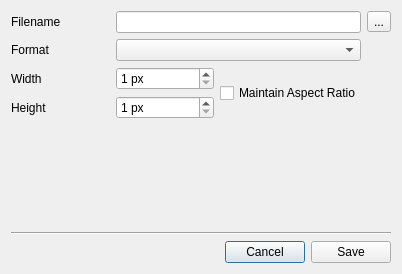
<?xml version="1.0" encoding="UTF-8"?>
<ui version="4.0">
 <class>SaveImageDialog</class>
 <widget class="QDialog" name="SaveImageDialog">
  <property name="geometry">
   <rect>
    <x>0</x>
    <y>0</y>
    <width>402</width>
    <height>274</height>
   </rect>
  </property>
  <property name="windowTitle">
   <string>Save Image</string>
  </property>
  <property name="windowIcon">
   <iconset resource="icons.qrc">
    <normaloff>:/fqplot/icons/FQPlot.png</normaloff>:/fqplot/icons/FQPlot.png</iconset>
  </property>
  <layout class="QVBoxLayout" name="verticalLayout">
   <item>
    <layout class="QGridLayout" name="gridLayout">
     <item row="2" column="1">
      <widget class="QSpinBox" name="ImageWidthSpin">
       <property name="suffix">
        <string> px</string>
       </property>
       <property name="minimum">
        <number>1</number>
       </property>
       <property name="maximum">
        <number>1000000</number>
       </property>
      </widget>
     </item>
     <item row="2" column="0">
      <widget class="QLabel" name="label_2">
       <property name="text">
        <string>Width</string>
       </property>
      </widget>
     </item>
     <item row="1" column="1" colspan="2">
      <widget class="QComboBox" name="ImageFormatCombo"/>
     </item>
     <item row="0" column="0">
      <widget class="QLabel" name="FilenameLabel">
       <property name="text">
        <string>Filename</string>
       </property>
      </widget>
     </item>
     <item row="0" column="1" colspan="2">
      <widget class="QLineEdit" name="FileNameEdit"/>
     </item>
     <item row="1" column="0">
      <widget class="QLabel" name="label">
       <property name="text">
        <string>Format</string>
       </property>
      </widget>
     </item>
     <item row="0" column="3">
      <widget class="QToolButton" name="SelectFileNameButton">
       <property name="text">
        <string>...</string>
       </property>
      </widget>
     </item>
     <item row="3" column="0">
      <widget class="QLabel" name="label_3">
       <property name="text">
        <string>Height</string>
       </property>
      </widget>
     </item>
     <item row="3" column="1">
      <widget class="QSpinBox" name="ImageHeightSpin">
       <property name="suffix">
        <string> px</string>
       </property>
       <property name="minimum">
        <number>1</number>
       </property>
       <property name="maximum">
        <number>100000</number>
       </property>
      </widget>
     </item>
     <item row="2" column="2" rowspan="2">
      <widget class="QCheckBox" name="MaintainAspectRatioCheck">
       <property name="text">
        <string>Maintain Aspect Ratio</string>
       </property>
      </widget>
     </item>
    </layout>
   </item>
   <item>
    <spacer name="verticalSpacer">
     <property name="orientation">
      <enum>Qt::Vertical</enum>
     </property>
     <property name="sizeHint" stdset="0">
      <size>
       <width>20</width>
       <height>40</height>
      </size>
     </property>
    </spacer>
   </item>
   <item>
    <widget class="Line" name="line">
     <property name="orientation">
      <enum>Qt::Horizontal</enum>
     </property>
    </widget>
   </item>
   <item>
    <layout class="QHBoxLayout" name="horizontalLayout">
     <item>
      <spacer name="horizontalSpacer">
       <property name="orientation">
        <enum>Qt::Horizontal</enum>
       </property>
       <property name="sizeHint" stdset="0">
        <size>
         <width>40</width>
         <height>20</height>
        </size>
       </property>
      </spacer>
     </item>
     <item>
      <widget class="QPushButton" name="CancelButton">
       <property name="text">
        <string>Cancel</string>
       </property>
      </widget>
     </item>
     <item>
      <widget class="QPushButton" name="SaveImageButton">
       <property name="text">
        <string>Save</string>
       </property>
      </widget>
     </item>
    </layout>
   </item>
  </layout>
 </widget>
 <resources>
  <include location="icons.qrc"/>
 </resources>
 <connections/>
</ui>
